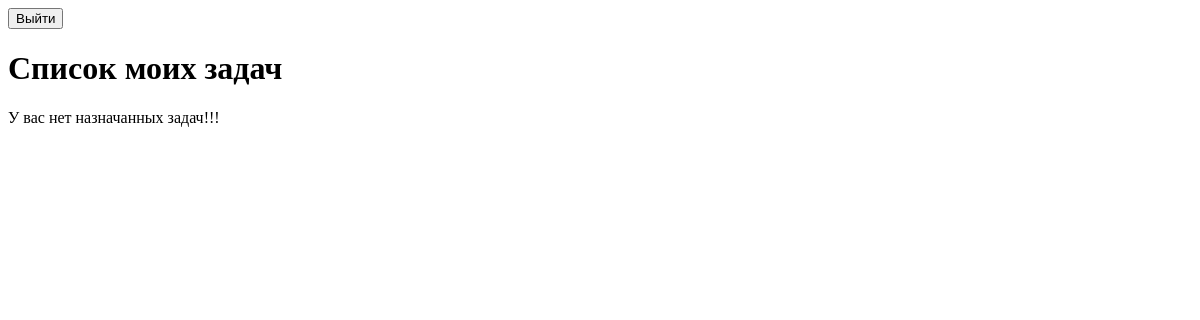
Before: /main/ (signed in) with the older database file.
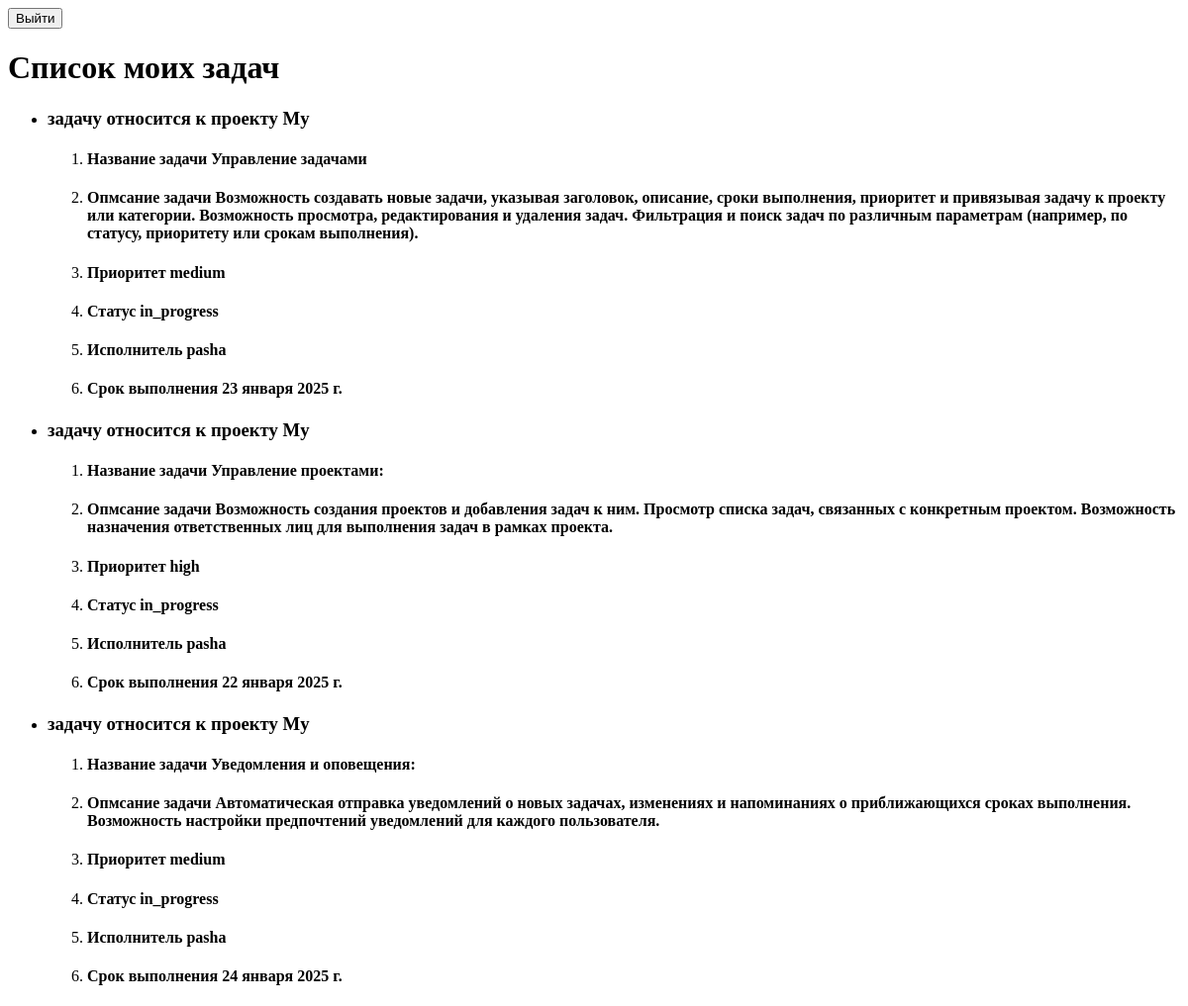
After: the same page with the newer database file.
### TM/models.py (models this page shows, shortened)
class Task(models.Model):
    PRIORITY = [
        ('high', 'Высокий'),
        ('medium', 'Средний'),
        ('low', 'Низкий')
    ]
    ACCOMPLISHMENTS_STATUS = [   # СТАТУС ДОСТИЖЕНИЙ
        ('in_progress', 'в работе'),
        ('on_review', 'На проверке'),
        ('completed', 'Выполнена'),
        ('canceled', 'Отменена')
    ]
    project = models.ForeignKey(Project, on_delete = models.CASCADE, related_name = 'tasks', verbose_name = 'Проект')
    name_task = models.CharField(max_length= 255, verbose_name = 'Название задачи')
    description = models.TextField(blank= True, verbose_name = 'Опмсание задачи')
    priority = models.CharField(max_length = 15, choices = PRIORITY, default = 'medium', verbose_name = 'Приоритет')
    status = models.CharField(max_length = 20, choices = ACCOMPLISHMENTS_STATUS, default = 'in_progress', verbose_name = 'Статус')
    executor = models.ForeignKey(User, on_delete = models.SET_NULL, null = True, blank = True, related_name = 'assigned_tasks', verbose_name = 'Исполнитель')
    due_date = models.DateField(null = True, blank = True, verbose_name = 'Срок выполнения')
    creator = models.ForeignKey(User, on_delete = models.CASCADE, related_name = 'created_tasks', verbose_name = 'Создатель')
    date_creation = models.DateTimeField(auto_now_add = True, verbose_name = 'Дата создания')
    date_update = models.DateTimeField(auto_now = True, verbose_name = 'Дата обновления')
    class Meta:
        verbose_name = 'Задача'
        verbose_name_plural = 'Задачи'

class Project(models.Model):
    name = models.CharField(max_length = 255, unique = True, verbose_name = 'Название проекта')
    description = models.TextField(blank =True, verbose_name = 'Описание проекта')
    end_date = models.DateField(null = True, blank = True, verbose_name = 'Дфта окончания')
    creator = models.ForeignKey(User, on_delete = models.CASCADE, related_name = 'created_projects', verbose_name = 'Создатель')
    date_creation = models.DateTimeField(auto_now_add=True, verbose_name = 'Дата создания')
    class Meta:
        verbose_name = 'Проект'
        verbose_name_plural = 'Проекты'
    def __str__(self):
        return self.name

### TM/views.py (the view)
# urls.py: path('main/', views.main_page, name='main_page'),
def main_page(request):
    my_task = Task.objects.filter(executor = request.user)
    return render(request, 'TM/main_page.html', {'my_task': my_task})

### templates/TM/main_page.html (shortened to what this page needs)
{% extends 'TM/base.html' %}
{% block content %}
    <h1>Список моих задач</h1>
    <div>
        {% if my_task %}
                {% for task in my_task %}
                    <div>
                        <ul>
                        <li>
                            <h3>задачу относится к проекту {{ task.project }} </h3>
                        </li>
                        </ul>
                        <ul>
                        <ol>
                            <li><h4>Название задачи {{ task.name_task }}</h4></li>
                            <li><h4>Опмсание задачи {{ task.description }}</h4></li>
                            <li><h4>Приоритет {{ task.priority }}</h4></li>
                            <li><h4>Статус {{ task.status }}</h4></li>
                            <li><h4>Исполнитель {{ task.executor }}</h4></li>
                            <li><h4>Срок выполнения {{ task.due_date }}</h4></li>
                        </ol>
                        </ul>
                    </div>
                {% endfor %}
        {% else %}
            <p>У вас нет назначанных задач!!!</p>
        {% endif %}
    </div>
{% endblock %}

### templates/TM/base.html (shortened to what this page needs)
<!DOCTYPE html>
<html lang="ru">
<head>
</head>
<body>
    <div>
        <form method="post" action="{% url 'logout' %}">
            <button type="submit" >Выйти</button>
        </form>
    </div>
    <div>
        {% block content %}
        {% endblock %}
    </div>
</body>
</html>

Changed rows visible on the page:
added Task: project "My", name_task "Управление задачами", description "Возможность создавать новые задачи, указывая заголовок, описание, сроки выполнения, приоритет и привязывая задачу к проекту или категории. Возможность просмотра, редактирования и удаления задач. Фильтрация и поиск задач по различным параметрам (например, по статусу, приоритету или срокам выполнения).", priority "medium", status "in_progress", executor "pasha", due_date "23 января 2025 г."
added Task: project "My", name_task "Управление проектами:", description "Возможность создания проектов и добавления задач к ним. Просмотр списка задач, связанных с конкретным проектом. Возможность назначения ответственных лиц для выполнения задач в рамках проекта.", priority "high", status "in_progress", executor "pasha", due_date "22 января 2025 г."
added Task: project "My", name_task "Уведомления и оповещения:", description "Автоматическая отправка уведомлений о новых задачах, изменениях и напоминаниях о приближающихся сроках выполнения. Возможность настройки предпочтений уведомлений для каждого пользователя.", priority "medium", status "in_progress", executor "pasha", due_date "24 января 2025 г."
Other visible differences:
text no longer shown: "У вас нет назначанных задач!!!"
